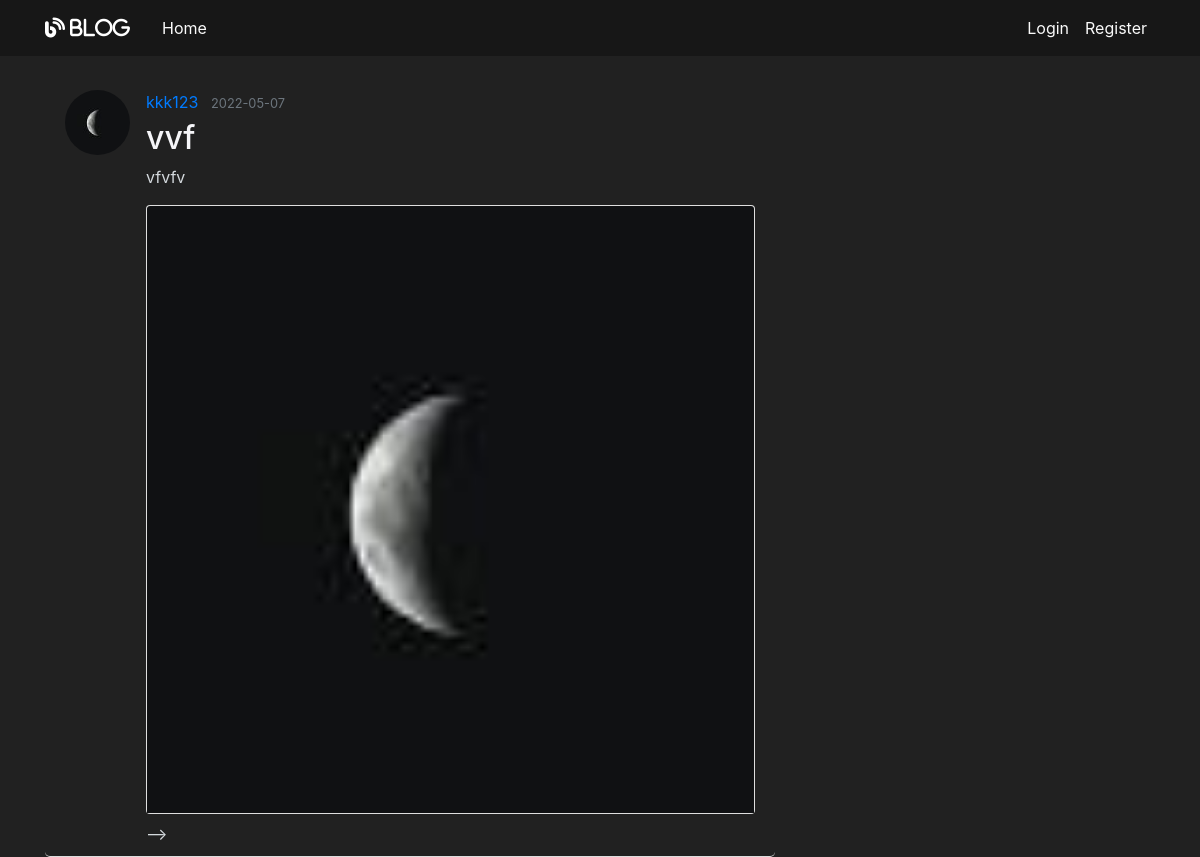
/post/1, run on the app's committed database.
### flaskblog/models.py (models this page shows, shortened)
class User(db.Model, UserMixin):
    id = db.Column(db.Integer, primary_key=True)
    username = db.Column(db.String(20), unique=True, nullable=False)
    role=db.Column(db.Integer,nullable=False,default=3)
    email = db.Column(db.String(120), unique=True, nullable=False)
    image_file = db.Column(db.String(20), nullable=False, default='default.jpg')
    password = db.Column(db.String(60), nullable=False)
    posts = db.relationship('Post', backref='author', lazy=True)
    liked = db.relationship('PostLike',foreign_keys='PostLike.user_id',
    backref='user', lazy='dynamic')

class Post(db.Model):
    id = db.Column(db.Integer, primary_key=True)
    title = db.Column(db.String(100), nullable=False)
    date_posted = db.Column(db.DateTime, nullable=False, default=datetime.utcnow)
    content = db.Column(db.Text, nullable=False)
    user_id = db.Column(db.Integer, db.ForeignKey('user.id'), nullable=False)
    likes = db.relationship('PostLike', backref='post', lazy='dynamic')
    is_approved = db.Column(db.Boolean, default=False)
    image_file = db.Column(db.String(20), nullable=False, default='default.jpg')

### flaskblog/routes.py (the view)
@app.route("/post/<int:post_id>")
def post(post_id):
    post = Post.query.get_or_404(post_id)
    return render_template('post.html', title=post.title, post=post)

### flaskblog/templates/post.html (shortened to what this page needs)
{% extends "layout.html" %}
{% block content %}
  <article class="media content-section">
    <img class="rounded-circle article-img"
    src="{{ url_for('static', filename='profile_pics/' + post.author.image_file) }}">
    <div class="media-body">
      <div class="article-metadata">
      <div>
        <a class="mr-2" href="#">{{ post.author.username }}</a>
        <small class="text-muted">{{ post.date_posted.strftime('%Y-%m-%d') }}</small>
      </div>
    </div>
      <h2 class="article-title">{{ post.title }}</h2>
      <p class="article-content">{{ post.content }}</p>
      <div class="card  my-2">
        {% if post.image_file %}
            <img class="card-img-top"
             src="{{ url_for('static', filename='profile_pics/' + post.image_file) }}" alt="">
        {% endif %}
    </div>
          <div>
           -->
    </div>
        </div>
  </article>
{% endblock content %}

### flaskblog/static/main.css (style rules this page uses)
body { background: #fafafa; color: #333333; margin-top: 5rem; }
h1, h2, h3, h4, h5, h6 { color: #444444; }
.content-section { color: #d4d9dd; padding: 10px 20px; border-bottom: 0.1px solid #dddddd; border-radius: 5px; }
.article-title { color: #f5f5f8; }
.article-content { white-space: pre-line; word-break: break-all; }
.article-img { height: 65px; width: 65px; margin-right: 16px; }
.article-metadata { padding-bottom: 1px; margin-bottom: 4px; }

### flaskblog/templates/layout.html (style rules this page uses)
body { background-color: #212121; color: white }

### data on the page
User: image_file (placeholder picture), author.username "kkk123"
Post: date_posted "2022-05-07", title "vvf", content "vfvfv", image_file (placeholder picture)
